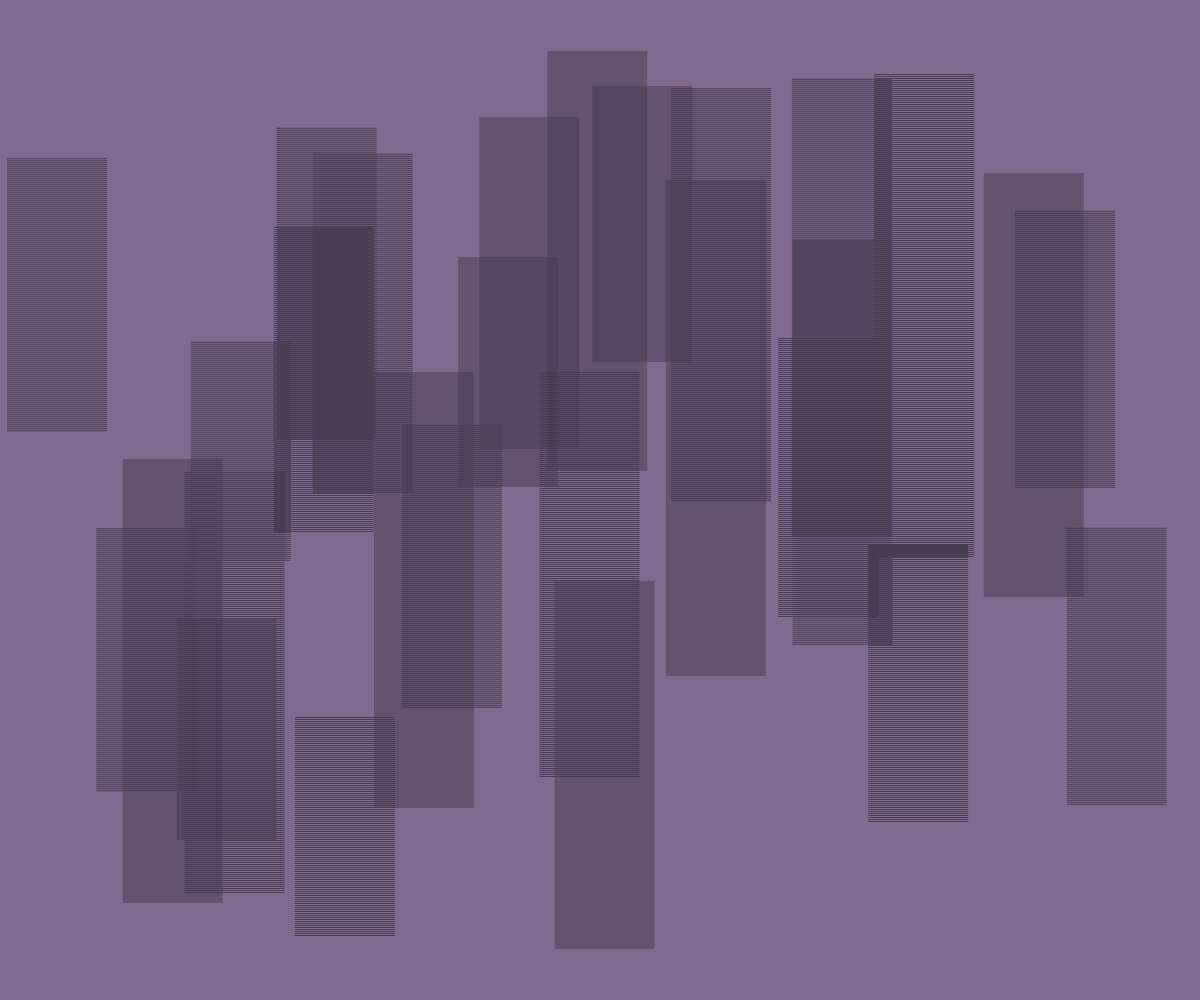
Frame 1 (no input)
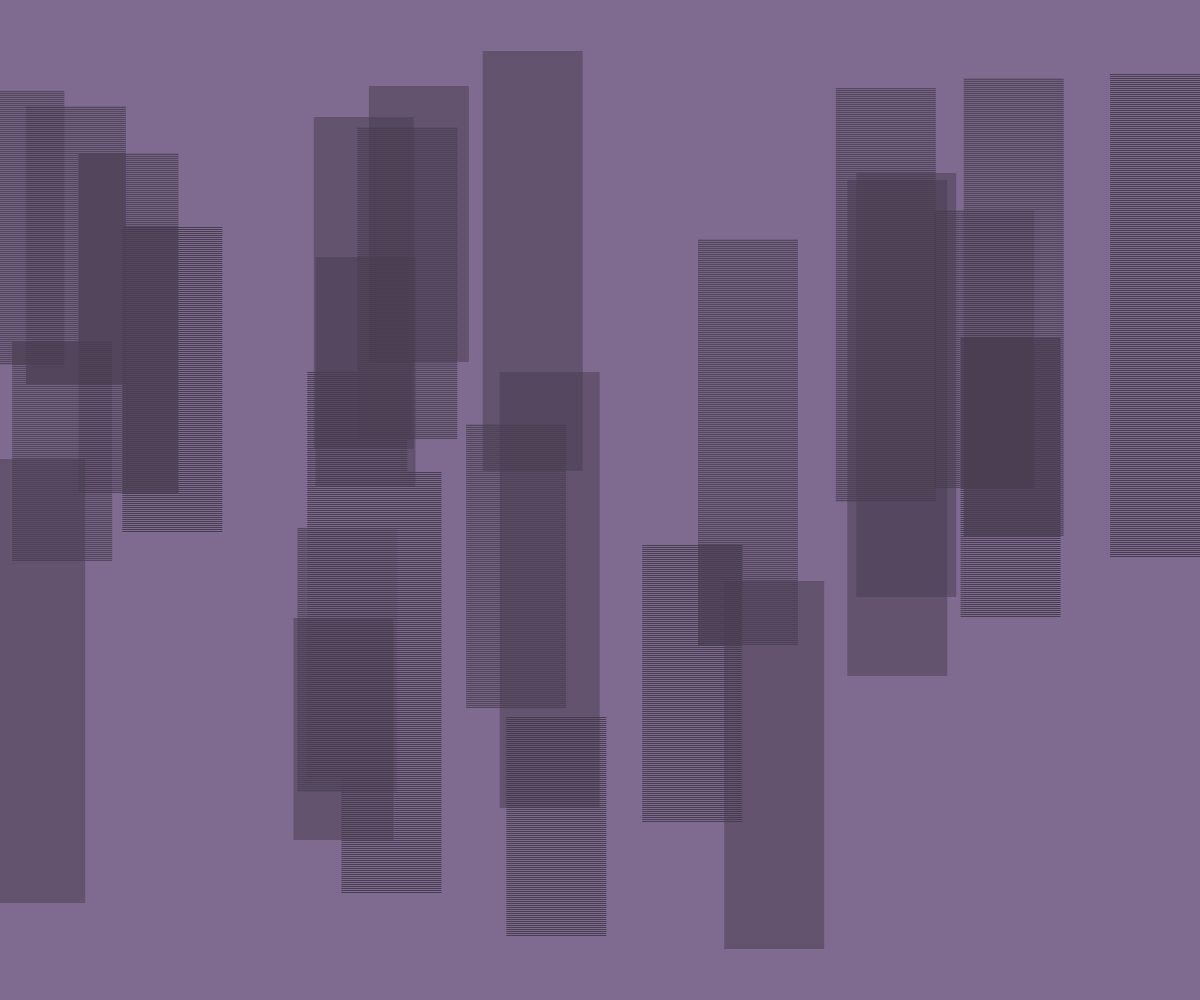
Frame 60 (no input)
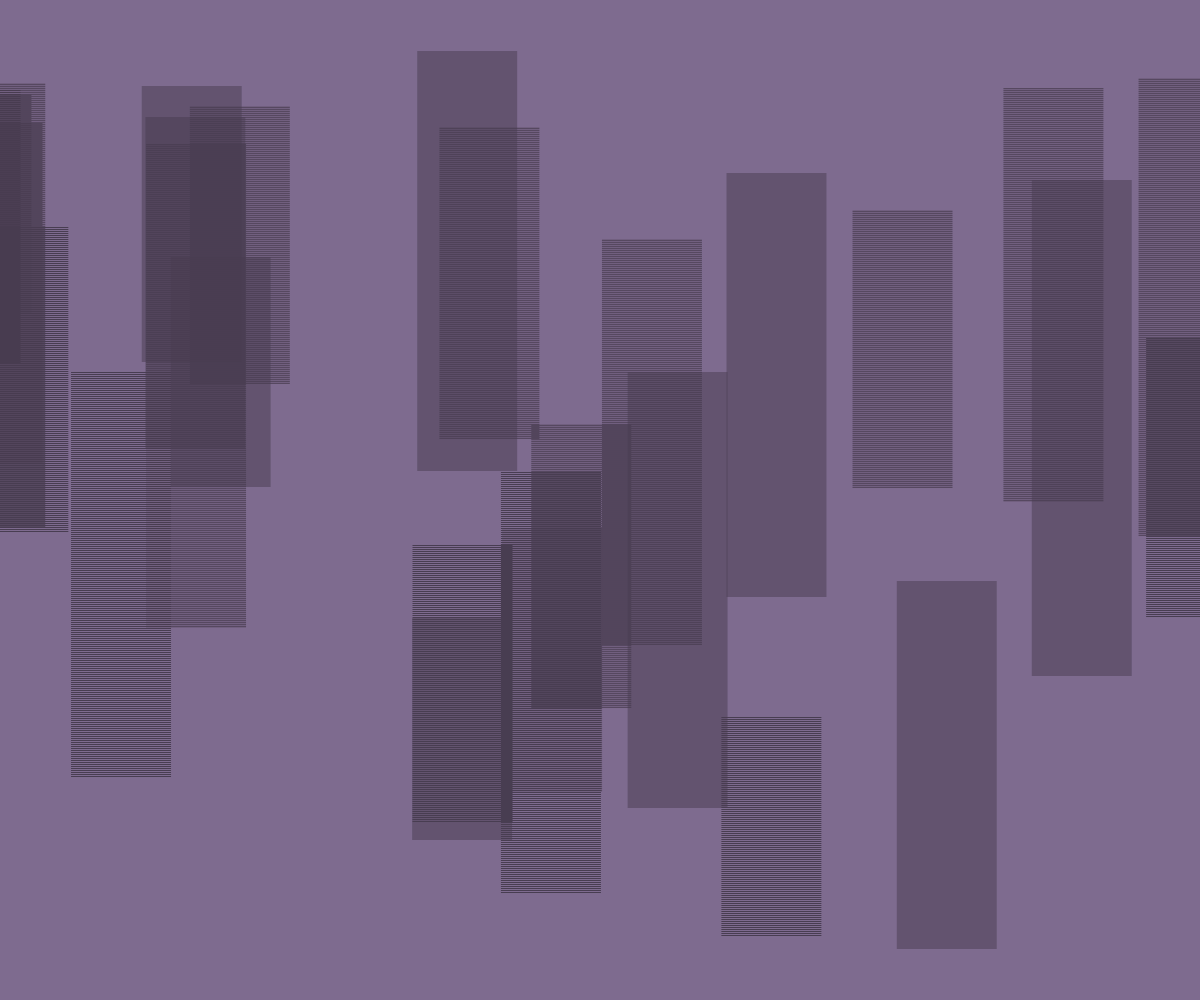
Frame 120 (the mouse pressed at the canvas centre since frame 60)

The p5.js sketch that drew these frames (run headless with seeded random() and noise() and a simulated clock; from frame 60 on, the mouse is pressed at the canvas centre):

// p5.js sketch
// ── sketch.js
// Created for the #Genuary2024 -Vera Molnar

let gLineWidthMin = 1;
let gLineWidthMax = 1;
let gStrips = [];
let gStripWidth = 100;
let gStripLengthMax = 500;
let gStripLengthMin = 200;

let gMargin = 50;

let gColor = '#483d51'; //'#7E6B8F';
let gBgColor = '#7E6B8F'; //'#483d51';

function setup() {
  createCanvas(windowWidth, windowHeight);

  gBoundMin = gMargin;
  gBoundMax = height - gMargin - gStripLengthMax;
  noStroke();
  fill(gColor);

  let isLeft = false;
  let inBounds = true;
  let boundX = width - gStripWidth - gMargin;
  console.log(width + ' ' + boundX + ' ' + gStripWidth);
  let x = gMargin;
  while (inBounds) {
    gStrips.push(new Strip(x, gStripWidth, isLeft));
    gStrips.push(new Strip(x, gStripWidth, !isLeft));
    x += gStripWidth * (1 + 0.5 * random(-1, 0));
    isLeft = !isLeft;

    if (x > boundX) {
      break;
    }
  }
}

function mouseClicked() {}

function draw() {
  background(gBgColor);

  for (let strip of gStrips) {
    strip.update();
    strip.draw();
  }
}

class Strip {
  constructor(x, wid, isLeft) {
    let initX = x + random(-1, 1) * wid;
    this.width = wid;
    this.length = random(gStripLengthMin, gStripLengthMax);
    let boundMaxY = height - gMargin - this.length;
    let initY = random(gMargin, boundMaxY);
    this.position = createVector(initX, initY);
    this.hue = gColor;
    this.lineWidth = random(gLineWidthMin, gLineWidthMax);

    this.lineCount = this.length / (2 * this.lineWidth);
    this.isTravelingUp = isLeft;
    this.inc = (isLeft ? -1 : 1) * random(1, 4);

    this.initX = isLeft ? width : -this.wid;

    this.boundCheck = isLeft
      ? function () {
          return this.position.x < -(this.width + this.lineWidth);
        }
      : function () {
          return this.position.x > width;
        };
  }

  update() {
    this.position.x += this.inc;

    if (this.boundCheck()) {
      this.createNewStrip();
    }
  }

  createNewStrip() {
    this.length = random(gStripLengthMin, gStripLengthMax);
    this.lineWidth = random(gLineWidthMin, gLineWidthMax);
    let newX = random(1, 2) * -this.lineWidth;
    let newY = random(gMargin, height - gBoundMax - this.length);
    this.position = createVector(newX, newY);
  }

  draw() {
    let yp = this.position.y;
    for (let i = 0; i < this.lineCount; i++) {
      rect(this.position.x, yp, this.width, this.lineWidth);
      yp += 2 * this.lineWidth;
    }
  }
}
